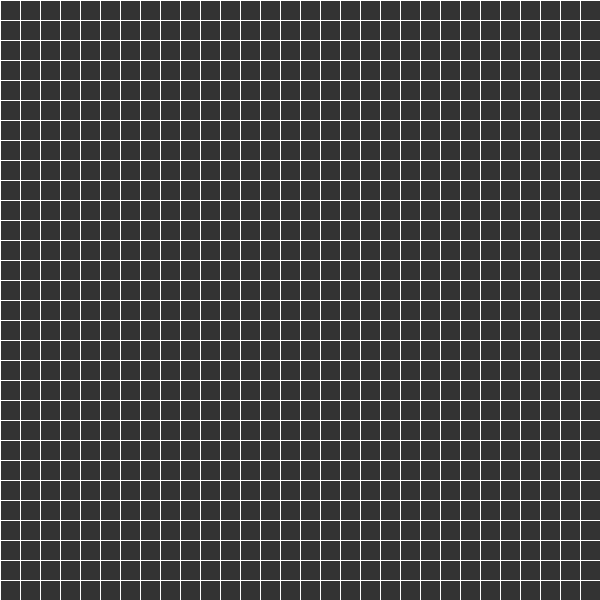
Frame 1 (no input)
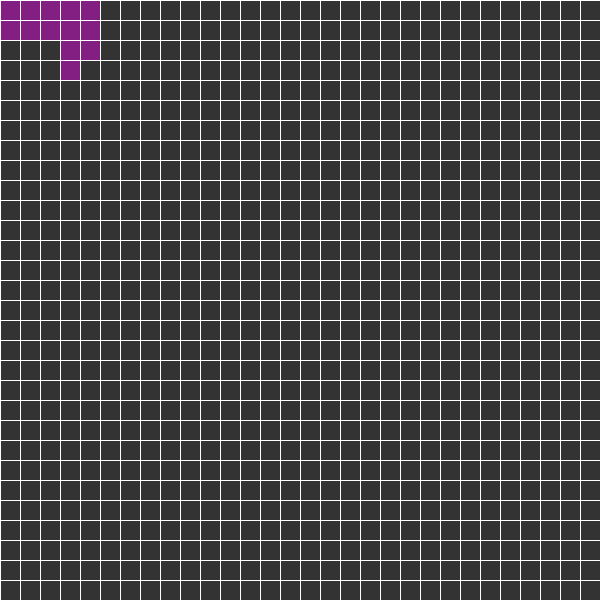
Frame 60 (the mouse pressed at the canvas centre just before this capture)
Frame 120 (the mouse held since frame 60 and released just before this capture): identical to frame 60, image omitted

The Processing sketch that drew these frames (run headless with seeded random() and noise(); from frame 60 on, the mouse is pressed at the canvas centre):

// Processing sketch: MazeGenerator
// ── MazeGenerator.pde
int w=20;
int cols,rows;

ArrayList<Cell>grid=new ArrayList<>();

Cell current=new Cell();;
void setup()
{
  
  size(600,600);
  cols=floor(width/w);
  rows=floor(height/w);
  
  frameRate(5);
  
  for(int j=0;j<rows;j++)
  {
    for(int i=0;i<cols;i++)
    {
      Cell cell=new Cell(i,j);
      grid.add(cell);
    }
  }
  
  current=grid.get(0);
}

void draw()
 {
 
  background(51);
  for(int i=0;i<grid.size();i++)
  grid.get(i).show();
  
  current.visited=true;
  Cell next=current.checkNeighbors();
  
  if(next!=null)
  {
    next.visited=true;
    current=next;
  }
  
}

int index(int i,int j)
{
  if(i<0||j<0||i>cols-1||j>rows-1){
    return 0;
}
return i+j*cols;
}

// ── Cell.pde
class Cell
{
 int i;
 int j;
 boolean[] walls={true,true,true,true};
 boolean visited=false;
 
  Cell()
  {
  }
  Cell(int x,int y)
  {
    i=x;
    j=y;
  }
  
  Cell checkNeighbors()
  {
    ArrayList<Cell>neighbors=new ArrayList();
    
    Cell top=grid.get(index(i,j-1));
    Cell right=grid.get(index(i+1,j-1));
    Cell bottom=grid.get(index(i,j+1));
    Cell left=grid.get(index(i-1,j));
    
    
    if(top!=null&&!top.visited){
      neighbors.add(top);
    }
    if(right!=null&&!right.visited){
      neighbors.add(right);
    }
    if(bottom!=null&&!bottom.visited){
      neighbors.add(bottom);
    }
    if(left!=null&&!left.visited){
      neighbors.add(left);
    }
    
    if(neighbors.size()>0)
    {
      int r=floor(random(0,neighbors.size()));
      return neighbors.get(r);
    }else{
      return null;
    }
    
  }
  
  void show()
  {
    int x=this.i*w;
    int y=this.j*w;
    stroke(255);
 //   noFill();
    if(this.walls[0]==true)
    line(x,y,x+w,y);
    
    if(this.walls[1]==true)
    line(x+w,y,x+w,y);  //right
    
    if(this.walls[2]==true)
    line(x+w,y+w,x,y+w);
    
    if(this.walls[3]==true)
    line(x,y+w,x,y);
    
    if(this.visited==true)
    {
      fill(255,0,255,100);
      rect(x,y,w,w);
    }
    
  }
}
